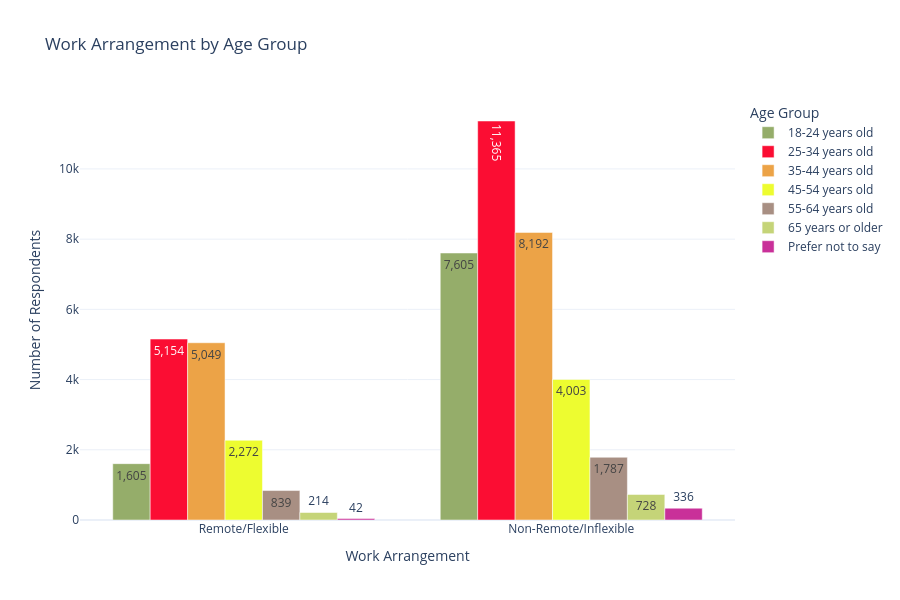
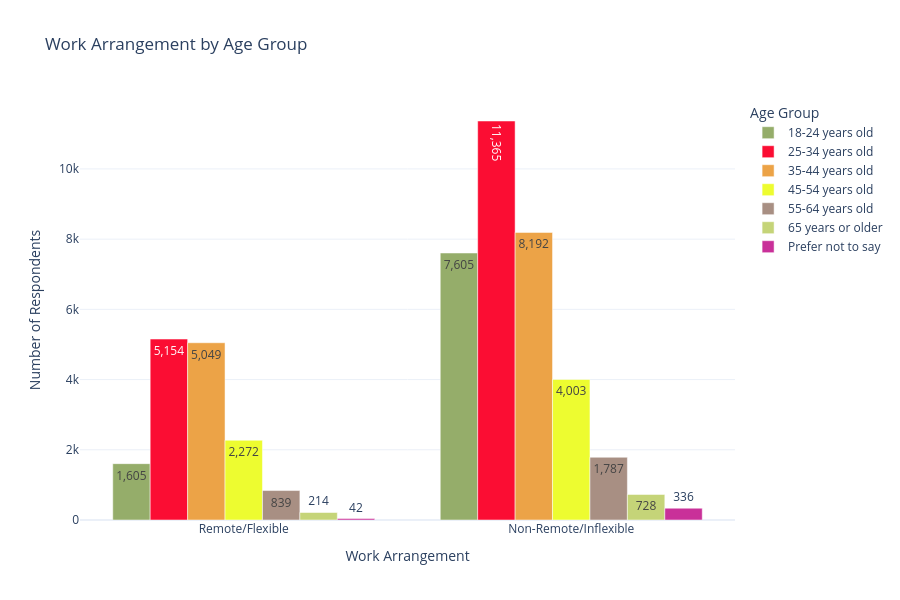
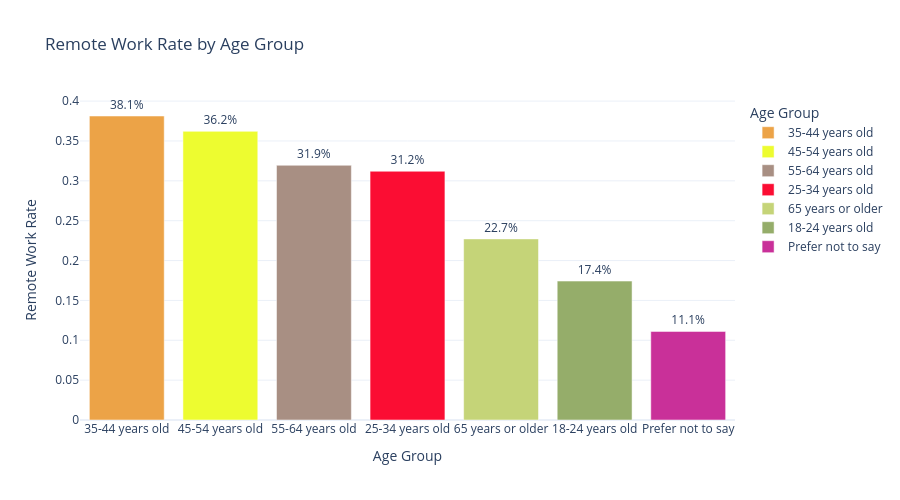

Notebook cell for these charts, in order:
### Markdown cell above
### **Age Distribution**

#### **Statistically Significance**
The chi-square test confirms that age is a statistically significant factor in predicting remote work arrangements (p < 0.05). This indicates that age group should be included as a feature in the predictive model, as it provides meaningful information.

#### **Data Interpretation**
It appears that age isn't a major barrier and the group ratios are balanced and comparable with 25-34 years old and 35-44 years old having the most given that those are the prime working years. The data may be show generational differences, such as older developers being less likely to be in remote arrangements, showing a preference for in-office workplaces.

### Code cell
age_remote = pd.DataFrame({
    'Age': survey_data['Age'],
    'RemoteWork': target
})

age_remote = age_remote.dropna(subset=['Age'])

age_stats = age_remote.groupby('Age').agg({
    'RemoteWork': ['sum', 'count', 'mean']
}).reset_index()

age_stats.columns = ['Age', 'Remote_Count', 'Total_Count', 'Remote_Rate']
age_stats = age_stats.sort_values('Remote_Rate', ascending=False)

print("Age Groups and Remote Work Rates")
print(age_stats.to_string(index=False))

contingency_table = pd.crosstab(age_remote['Age'], age_remote['RemoteWork'])
chi2, p_value, dof, expected = chi2_contingency(contingency_table)
print(f"\nChi-Square Test:")
print(f"  X² = {chi2:.4f}")
print(f"  p-value = {p_value:.4e}")
print(f"  Significant: {'Yes' if p_value < 0.05 else 'No'}")

fig = go.Figure()

age_order = ['18-24 years old', '25-34 years old', '35-44 years old', '45-54 years old', 
             '55-64 years old', '65 years or older', 'Under 18 years old', 'Prefer not to say']
age_order = [age for age in age_order if age in age_stats['Age'].values]

age_colors = [funcs.get_color(age) for age in age_order]

for i, age in enumerate(age_order):
    row = age_stats[age_stats['Age'] == age].iloc[0]
    remote = row['Remote_Count']
    non_remote = row['Total_Count'] - remote
    
    fig.add_trace(go.Bar(
        name=age,
        x=['Remote/Flexible', 'Non-Remote/Inflexible'],
        y=[remote, non_remote],
        text=[f"{remote:,}", f"{non_remote:,}"],
        textposition='auto',
        marker_color=age_colors[i]
    ))

fig.update_layout(
    title='Work Arrangement by Age Group',
    xaxis_title='Work Arrangement',
    yaxis_title='Number of Respondents',
    barmode='group',
    template='plotly_white',
    height=600,
    legend_title_text='Age Group'
)

fig.show()

fig2 = px.bar(age_stats, x='Age', y='Remote_Rate', 
              title='Remote Work Rate by Age Group',
              labels={'Remote_Rate': 'Remote Work Rate', 'Age': 'Age Group'},
              text=age_stats['Remote_Rate'].apply(lambda x: f'{x*100:.1f}%'),
              color='Age',
              color_discrete_map={age: funcs.get_color(age) for age in age_stats['Age']})
fig2.update_traces(textposition='outside')
fig2.update_layout(template='plotly_white', height=500)
fig2.show()

### Figure 1 — Plotly figure (JSON) as saved in the notebook; plotly's stock layout.template omitted (floating-point values rounded to 4 significant figures)
{"data": [{"marker": {"color": "#95ad6a"}, "name": "18-24 years old", "text": ["1,605", "7,605"], "textposition": "auto", "type": "bar", "x": ["Remote/Flexible", "Non-Remote/Inflexible"], "y": [1605, 7605]}, {"marker": {"color": "#fb0d33"}, "name": "25-34 years old", "text": ["5,154", "11,365"], "textposition": "auto", "type": "bar", "x": ["Remote/Flexible", "Non-Remote/Inflexible"], "y": [5154, 11365]}, {"marker": {"color": "#eca347"}, "name": "35-44 years old", "text": ["5,049", "8,192"], "textposition": "auto", "type": "bar", "x": ["Remote/Flexible", "Non-Remote/Inflexible"], "y": [5049, 8192]}, {"marker": {"color": "#edfc30"}, "name": "45-54 years old", "text": ["2,272", "4,003"], "textposition": "auto", "type": "bar", "x": ["Remote/Flexible", "Non-Remote/Inflexible"], "y": [2272, 4003]}, {"marker": {"color": "#a88f83"}, "name": "55-64 years old", "text": ["839", "1,787"], "textposition": "auto", "type": "bar", "x": ["Remote/Flexible", "Non-Remote/Inflexible"], "y": [839, 1787]}, {"marker": {"color": "#c5d478"}, "name": "65 years or older", "text": ["214", "728"], "textposition": "auto", "type": "bar", "x": ["Remote/Flexible", "Non-Remote/Inflexible"], "y": [214, 728]}, {"marker": {"color": "#c93099"}, "name": "Prefer not to say", "text": ["42", "336"], "textposition": "auto", "type": "bar", "x": ["Remote/Flexible", "Non-Remote/Inflexible"], "y": [42, 336]}], "layout": {"barmode": "group", "height": 600, "legend": {"title": {"text": "Age Group"}}, "title": {"text": "Work Arrangement by Age Group"}, "xaxis": {"title": {"text": "Work Arrangement"}}, "yaxis": {"title": {"text": "Number of Respondents"}}}}

### Figure 2 — Plotly figure (JSON) as saved in the notebook; plotly's stock layout.template omitted (floating-point values rounded to 4 significant figures)
{"data": [{"marker": {"color": "#95ad6a"}, "name": "18-24 years old", "text": ["1,605", "7,605"], "textposition": "auto", "type": "bar", "x": ["Remote/Flexible", "Non-Remote/Inflexible"], "y": [1605, 7605]}, {"marker": {"color": "#fb0d33"}, "name": "25-34 years old", "text": ["5,154", "11,365"], "textposition": "auto", "type": "bar", "x": ["Remote/Flexible", "Non-Remote/Inflexible"], "y": [5154, 11365]}, {"marker": {"color": "#eca347"}, "name": "35-44 years old", "text": ["5,049", "8,192"], "textposition": "auto", "type": "bar", "x": ["Remote/Flexible", "Non-Remote/Inflexible"], "y": [5049, 8192]}, {"marker": {"color": "#edfc30"}, "name": "45-54 years old", "text": ["2,272", "4,003"], "textposition": "auto", "type": "bar", "x": ["Remote/Flexible", "Non-Remote/Inflexible"], "y": [2272, 4003]}, {"marker": {"color": "#a88f83"}, "name": "55-64 years old", "text": ["839", "1,787"], "textposition": "auto", "type": "bar", "x": ["Remote/Flexible", "Non-Remote/Inflexible"], "y": [839, 1787]}, {"marker": {"color": "#c5d478"}, "name": "65 years or older", "text": ["214", "728"], "textposition": "auto", "type": "bar", "x": ["Remote/Flexible", "Non-Remote/Inflexible"], "y": [214, 728]}, {"marker": {"color": "#c93099"}, "name": "Prefer not to say", "text": ["42", "336"], "textposition": "auto", "type": "bar", "x": ["Remote/Flexible", "Non-Remote/Inflexible"], "y": [42, 336]}], "layout": {"barmode": "group", "height": 600, "legend": {"title": {"text": "Age Group"}}, "title": {"text": "Work Arrangement by Age Group"}, "xaxis": {"title": {"text": "Work Arrangement"}}, "yaxis": {"title": {"text": "Number of Respondents"}}}}

### Figure 3 — Plotly figure (JSON) as saved in the notebook; plotly's stock layout.template omitted (floating-point values rounded to 4 significant figures)
{"data": [{"hovertemplate": "Age Group=%{x}<br>Remote Work Rate=%{y}<br>text=%{text}<extra></extra>", "legendgroup": "35-44 years old", "marker": {"color": "#eca347", "pattern": {"shape": ""}}, "name": "35-44 years old", "orientation": "v", "showlegend": true, "text": ["38.1%"], "textposition": "outside", "type": "bar", "x": ["35-44 years old"], "xaxis": "x", "y": [0.3813], "yaxis": "y"}, {"hovertemplate": "Age Group=%{x}<br>Remote Work Rate=%{y}<br>text=%{text}<extra></extra>", "legendgroup": "45-54 years old", "marker": {"color": "#edfc30", "pattern": {"shape": ""}}, "name": "45-54 years old", "orientation": "v", "showlegend": true, "text": ["36.2%"], "textposition": "outside", "type": "bar", "x": ["45-54 years old"], "xaxis": "x", "y": [0.3621], "yaxis": "y"}, {"hovertemplate": "Age Group=%{x}<br>Remote Work Rate=%{y}<br>text=%{text}<extra></extra>", "legendgroup": "55-64 years old", "marker": {"color": "#a88f83", "pattern": {"shape": ""}}, "name": "55-64 years old", "orientation": "v", "showlegend": true, "text": ["31.9%"], "textposition": "outside", "type": "bar", "x": ["55-64 years old"], "xaxis": "x", "y": [0.3195], "yaxis": "y"}, {"hovertemplate": "Age Group=%{x}<br>Remote Work Rate=%{y}<br>text=%{text}<extra></extra>", "legendgroup": "25-34 years old", "marker": {"color": "#fb0d33", "pattern": {"shape": ""}}, "name": "25-34 years old", "orientation": "v", "showlegend": true, "text": ["31.2%"], "textposition": "outside", "type": "bar", "x": ["25-34 years old"], "xaxis": "x", "y": [0.312], "yaxis": "y"}, {"hovertemplate": "Age Group=%{x}<br>Remote Work Rate=%{y}<br>text=%{text}<extra></extra>", "legendgroup": "65 years or older", "marker": {"color": "#c5d478", "pattern": {"shape": ""}}, "name": "65 years or older", "orientation": "v", "showlegend": true, "text": ["22.7%"], "textposition": "outside", "type": "bar", "x": ["65 years or older"], "xaxis": "x", "y": [0.2272], "yaxis": "y"}, {"hovertemplate": "Age Group=%{x}<br>Remote Work Rate=%{y}<br>text=%{text}<extra></extra>", "legendgroup": "18-24 years old", "marker": {"color": "#95ad6a", "pattern": {"shape": ""}}, "name": "18-24 years old", "orientation": "v", "showlegend": true, "text": ["17.4%"], "textposition": "outside", "type": "bar", "x": ["18-24 years old"], "xaxis": "x", "y": [0.1743], "yaxis": "y"}, {"hovertemplate": "Age Group=%{x}<br>Remote Work Rate=%{y}<br>text=%{text}<extra></extra>", "legendgroup": "Prefer not to say", "marker": {"color": "#c93099", "pattern": {"shape": ""}}, "name": "Prefer not to say", "orientation": "v", "showlegend": true, "text": ["11.1%"], "textposition": "outside", "type": "bar", "x": ["Prefer not to say"], "xaxis": "x", "y": [0.1111], "yaxis": "y"}], "layout": {"barmode": "relative", "height": 500, "legend": {"title": {"text": "Age Group"}, "tracegroupgap": 0}, "title": {"text": "Remote Work Rate by Age Group"}, "xaxis": {"anchor": "y", "categoryarray": ["35-44 years old", "45-54 years old", "55-64 years old", "25-34 years old", "65 years or older", "18-24 years old", "Prefer not to say"], "categoryorder": "array", "domain": [0, 1], "title": {"text": "Age Group"}}, "yaxis": {"anchor": "x", "domain": [0, 1], "title": {"text": "Remote Work Rate"}}}}
